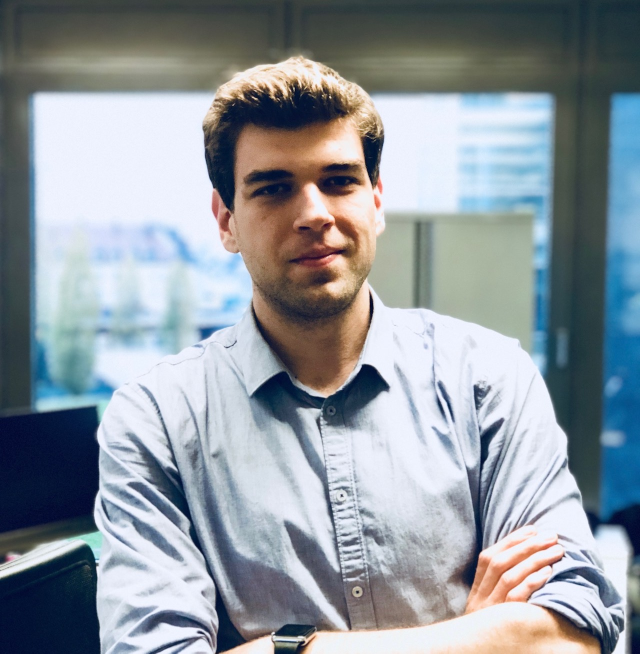
#> input picture images/input.jpg, 1280 x 1307 px, found by its file name (shown at 1/2 size)
$ jupyter execute color-quantization-demo.ipynb   (shell and % lines are left out)   (older library calls are emulated)
#> lines starting #> are read from the running program, lines starting #| are printed output that depends on the picture
#> (reads resources/pts_in_hull.npy from the repository)
[cell 1]
import matplotlib.pyplot as plt
import numpy as np
import sklearn.neighbors as nn
from PIL import Image, ImageOps
from matplotlib.pyplot import imshow, imsave
from skimage.color import lab2rgb, rgb2lab

[cell 2]
def load_and_resize_image(image_path, target_size=None) -> Image:
    '''
    # Returns
    # The loaded and resized PIL image
    '''
#> called with image_path = 'input.jpg', target_size = (512, 512)
    img = Image.open(image_path)
#> img is the input picture: PIL image 1280x1307 RGB; mean R, G, B 143, 151.3, 158.3

    if target_size is None:
        return img
    else:
        return ImageOps.fit(img, target_size, Image.ANTIALIAS)
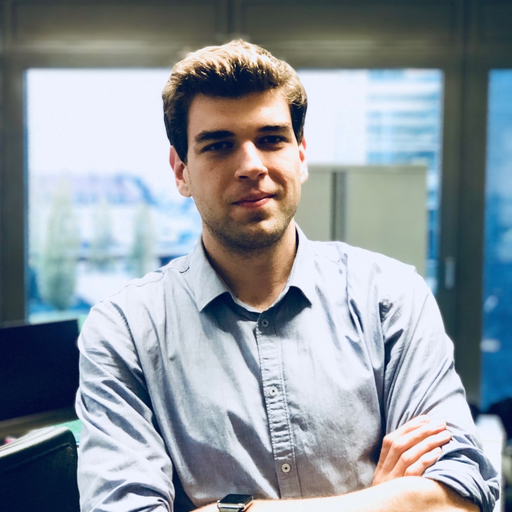
#> returned value: PIL image 512x512 RGB; mean R, G, B 143.7, 152.1, 159.3

def quantize(inputs, to_points):
    neighbors = nn.NearestNeighbors(n_neighbors=1, algorithm='auto').fit(to_points)
    distances, indices = neighbors.kneighbors(inputs)
    end_points = np.array([to_points[i][0] for i in indices])
    return end_points

[cell 3]
# Load the points
pts_in_hull = np.load('resources/pts_in_hull.npy')

[cell 4]
image = load_and_resize_image('input.jpg', target_size=(512, 512))
lab_image = rgb2lab(image)
#> lab_image: shape (512, 512, 3) float64; mean of channels 0, 1, 2 61.2, -0.3, -4.6
l_channel = lab_image[:, :, 0]
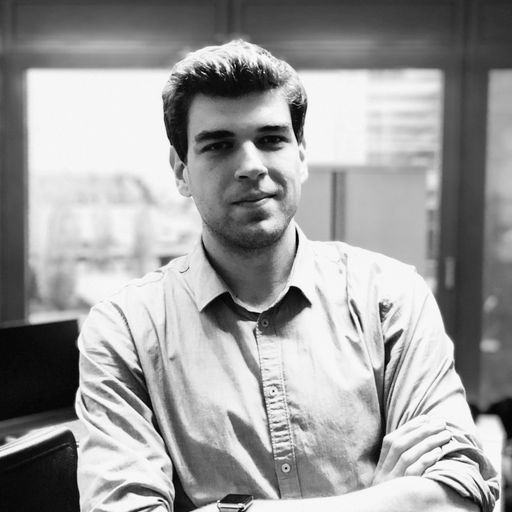
#> l_channel: shape (512, 512) float64; min 1.42, max 98.8, mean 61.2; drawn with min black and max white
ab_channels = lab_image[:, :, 1:]
quantized = quantize(ab_channels.reshape(-1,2), pts_in_hull)
#> in quantize, `end_points = np.array([to_points[i][0] for i in indices])`: end_points = 262144 pairs, first value -30 to 50, second value -40 to 40
#> quantized has the same summary as end_points in quantize
quantized = quantized.reshape((512, 512, 2))

[cell 5]
original_image = lab2rgb(lab_image)

converted_image = np.zeros((512, 512, 3))
converted_image[:, :, 0] = l_channel
#> converted_image: shape (512, 512, 3) float64; mean of channels 0, 1, 2 61.2, 0, 0
converted_image[:, :, 1:] = quantized
#> converted_image: shape (512, 512, 3) float64; mean of channels 0, 1, 2 61.2, -0.2, -5.5
converted_image = lab2rgb(converted_image)

[cell 6]
#imshow(converted_image)
plt.imshow(np.hstack((original_image, converted_image)))
plt.title('(Left) Original image   / (Right) Quantized Image')
plt.axis('off');
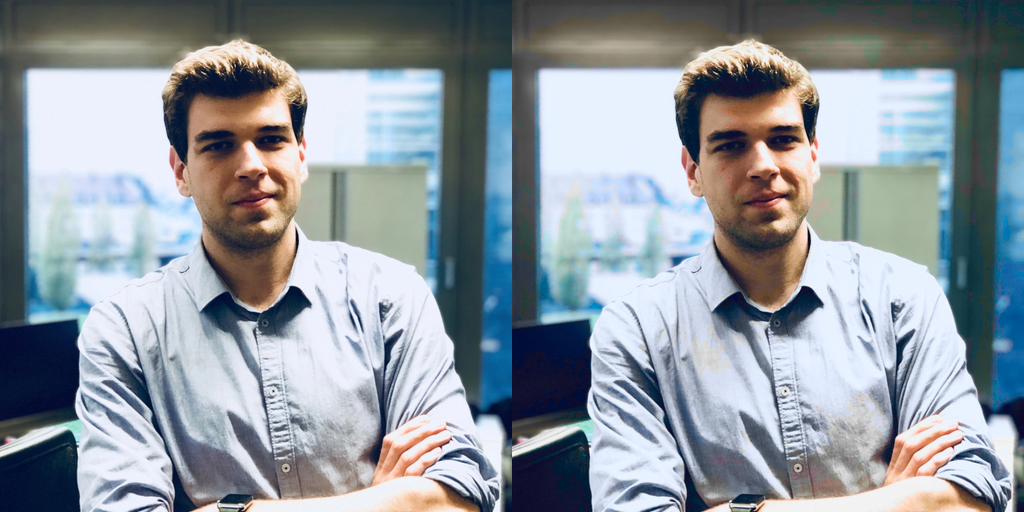
#> shown: shape (512, 1024, 3) float64; mean R, G, B 0.562, 0.596, 0.626
